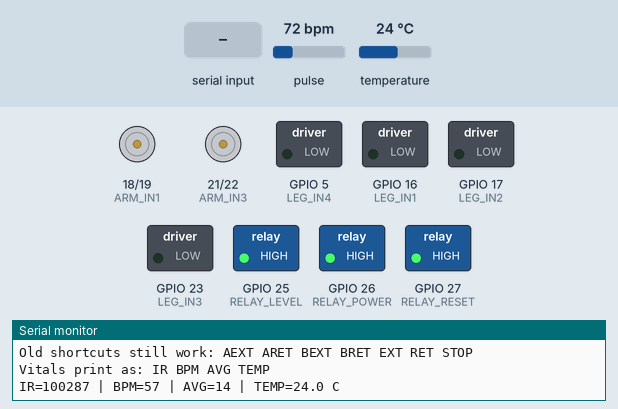
Simulated run of this sketch. Board: ESP32. Parts: motor-driver pin pairs drawn as motors (green arrow = first pin HIGH = forward, orange = second pin HIGH = backward, longer = more drive), switched loads named in the sketch (green lamp = pin HIGH), the last lines printed to the serial monitor. The inputs (shaded band) are chosen by the test bench; at power-on: pulse 72 bpm, temperature 24 °C.

Above: at 2.2 s.
2.3 s: "LEVEL\n" received over Serial
At 2.7 s:
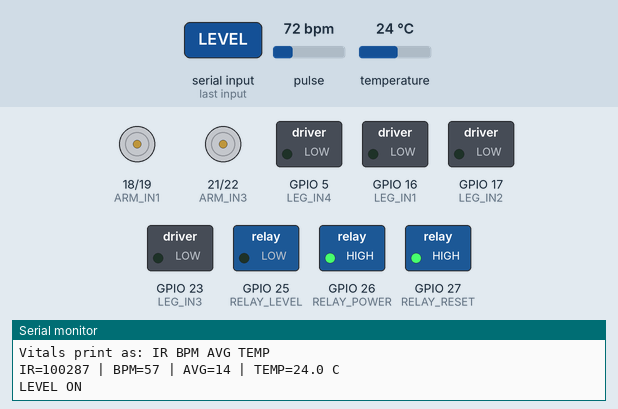
4.3 s: "POWER\n" received over Serial
At 4.6 s:
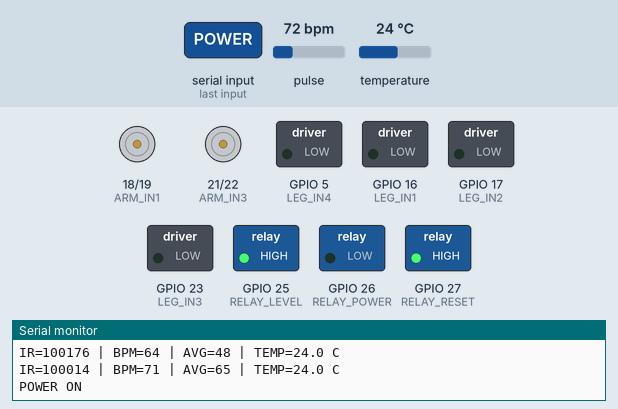
6.3 s: "RESET\n" received over Serial
At 6.7 s:
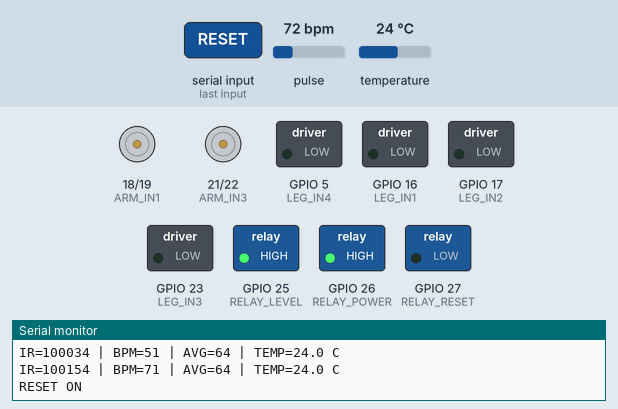
8.3 s: "AEXT\n" received over Serial
At 9.3 s:
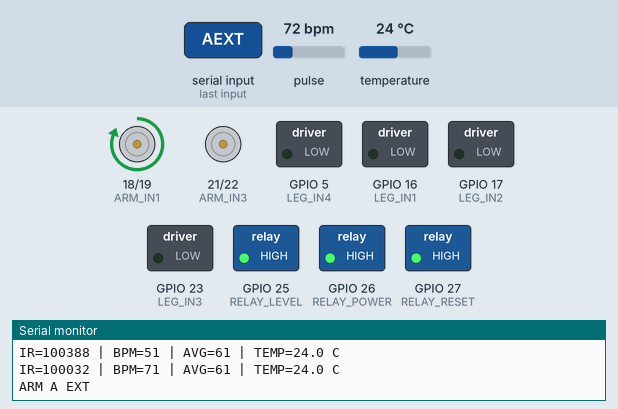
9.8 s: "ARET\n" received over Serial
At 10.4 s:
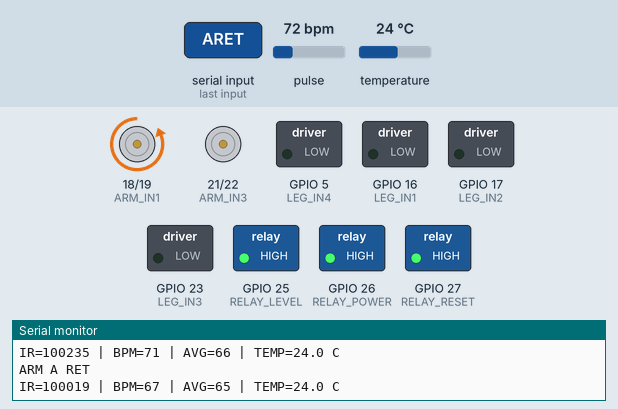
11.3 s: "BEXT\n" received over Serial
At 12.5 s:
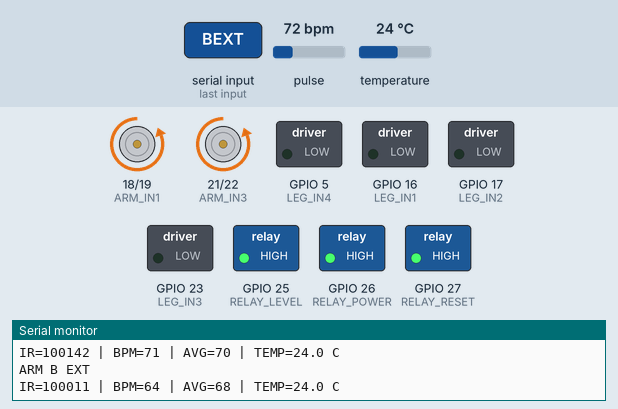
Timing chart, 0 to 13.8 s (numbered marks = the images above; inputs shaded):
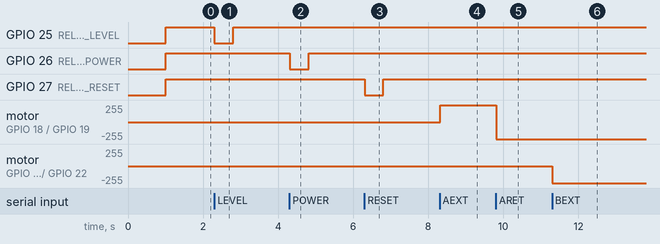

The sketch:

NEWFULLMAINCODE.ino
```cpp
// ESP32 full main code:
// - 3 relay outputs for glove/buttons
// - 2 L298N boards for arms and legs without ENA/ENB pins
// - MAX30102 heartbeat sensor
// - DS18B20 temperature sensor
//
// Serial Monitor:
//   Baud: 115200
//   Line ending: New Line

#include <Wire.h>
#include <MAX30105.h>
#include "heartRate.h"
#include <OneWire.h>
#include <DallasTemperature.h>

// Relay module pins.
#define RELAY_LEVEL 25
#define RELAY_POWER 26
#define RELAY_RESET 27

#define RELAY_ON LOW
#define RELAY_OFF HIGH

// MAX30102 heartbeat sensor pins.
#define MAX_SDA 32
#define MAX_SCL 33

// DS18B20 temperature sensor pin.
#define TEMP_PIN 14

// ARMS L298N pins.
// ENA and ENB are not used here because the jumper caps stay installed.
#define ARM_IN1 18
#define ARM_IN2 19
#define ARM_IN3 21
#define ARM_IN4 22

// LEGS L298N pins.
// For one leg actuator, use LEG_IN1/LEG_IN2 with OUT1/OUT2 first.
#define LEG_IN1 16
#define LEG_IN2 17
#define LEG_IN3 23
#define LEG_IN4 5

MAX30105 particleSensor;
OneWire oneWire(TEMP_PIN);
DallasTemperature tempSensor(&oneWire);

const byte RATE_SIZE = 4;
byte rates[RATE_SIZE];
byte rateSpot = 0;

long lastBeat = 0;
int bpm = 0;
int bpmAverage = 0;
float bodyTemp = 0.0;
unsigned long lastVitalsPrint = 0;
unsigned long lastTempRead = 0;
bool maxReady = false;
bool tempReady = false;

void setup() {
  Serial.begin(115200);
  delay(1000);

  pinMode(RELAY_LEVEL, OUTPUT);
  pinMode(RELAY_POWER, OUTPUT);
  pinMode(RELAY_RESET, OUTPUT);

  pinMode(ARM_IN1, OUTPUT);
  pinMode(ARM_IN2, OUTPUT);
  pinMode(ARM_IN3, OUTPUT);
  pinMode(ARM_IN4, OUTPUT);

  pinMode(LEG_IN1, OUTPUT);
  pinMode(LEG_IN2, OUTPUT);
  pinMode(LEG_IN3, OUTPUT);
  pinMode(LEG_IN4, OUTPUT);

  allRelaysOff();
  stopAllMotors();

  Wire.begin(MAX_SDA, MAX_SCL);
  if (!particleSensor.begin(Wire, I2C_SPEED_FAST)) {
    Serial.println("MAX30102 NOT FOUND");
    Serial.println("Check wiring: SDA=32 SCL=33 VCC=3.3V GND=GND");
  } else {
    particleSensor.setup(0x3F, 4, 2, 400, 411, 16384);
    particleSensor.setPulseAmplitudeRed(0x3F);
    particleSensor.setPulseAmplitudeIR(0x3F);
    particleSensor.setPulseAmplitudeGreen(0);
    maxReady = true;
    Serial.println("MAX30102 READY");
  }

  tempSensor.begin();
  if (tempSensor.getDeviceCount() > 0) {
    tempReady = true;
    Serial.print("DS18B20 READY, DEVICES FOUND: ");
    Serial.println(tempSensor.getDeviceCount());
  } else {
    Serial.println("DS18B20 NOT FOUND");
    Serial.println("Check wiring: RED=3.3V BLACK=GND YELLOW=GPIO14, 4.7k YELLOW to 3.3V");
  }

  Serial.println();
  Serial.println("ESP32 FULL MAIN CODE READY");
  Serial.println("Relay commands: LEVEL POWER RESET");
  Serial.println("Arms commands: ARMEXT ARMRET ARMAEXT ARMARET ARMBEXT ARMBRET");
  Serial.println("Legs commands: LEGEXT LEGRET LEG2EXT LEG2RET");
  Serial.println("Old shortcuts still work: AEXT ARET BEXT BRET EXT RET STOP");
  Serial.println("Vitals print as: IR BPM AVG TEMP");
}

void loop() {
  checkSerialCommand();
  readHeartbeat();
  readTemperature();
  printVitals();
  delay(5);
}

void checkSerialCommand() {
  if (!Serial.available()) return;

  String cmd = Serial.readStringUntil('\n');
  cmd.trim();
  cmd.toUpperCase();

  if (cmd.length() == 0) return;

  if (cmd == "LEVEL") {
    pulseRelay(RELAY_LEVEL, "LEVEL");
  } else if (cmd == "POWER") {
    pulseRelay(RELAY_POWER, "POWER");
  } else if (cmd == "RESET") {
    pulseRelay(RELAY_RESET, "RESET");

  } else if (cmd == "AEXT" || cmd == "ARMAEXT") {
    motorExtend(ARM_IN1, ARM_IN2);
    Serial.println("ARM A EXT");
  } else if (cmd == "ARET" || cmd == "ARMARET") {
    motorRetract(ARM_IN1, ARM_IN2);
    Serial.println("ARM A RET");
  } else if (cmd == "BEXT" || cmd == "EXT" || cmd == "ARMEXT" || cmd == "ARMBEXT") {
    motorRetract(ARM_IN3, ARM_IN4);
    Serial.println("ARM B EXT");
  } else if (cmd == "BRET" || cmd == "RET" || cmd == "ARMRET" || cmd == "ARMBRET") {
    motorExtend(ARM_IN3, ARM_IN4);
    Serial.println("ARM B RET");
  } else if (cmd == "LEGEXT") {
    motorExtend(LEG_IN1, LEG_IN2);
    Serial.println("LEG EXT");
  } else if (cmd == "LEGRET") {
    motorRetract(LEG_IN1, LEG_IN2);
    Serial.println("LEG RET");
  } else if (cmd == "LEG2EXT") {
    motorExtend(LEG_IN3, LEG_IN4);
    Serial.println("LEG 2 EXT");
  } else if (cmd == "LEG2RET") {
    motorRetract(LEG_IN3, LEG_IN4);
    Serial.println("LEG 2 RET");
  } else if (cmd == "STOP" || cmd == "ALLSTOP") {
    stopAllMotors();
    Serial.println("STOP");

  } else {
    Serial.print("UNKNOWN COMMAND: ");
    Serial.println(cmd);
    Serial.println("Use: LEVEL POWER RESET ARMEXT ARMRET LEGEXT LEGRET STOP");
  }
}

void readHeartbeat() {
  if (!maxReady) return;

  long irValue = particleSensor.getIR();

  if (irValue < 30000) {
    bpm = 0;
    bpmAverage = 0;
    rateSpot = 0;
    return;
  }

  if (checkForBeat(irValue)) {
    long delta = millis() - lastBeat;
    lastBeat = millis();

    float currentBPM = 60.0 / (delta / 1000.0);

    if (currentBPM >= 40 && currentBPM <= 180) {
      bpm = (int)currentBPM;

      rates[rateSpot++] = (byte)bpm;
      rateSpot %= RATE_SIZE;

      int total = 0;
      for (byte i = 0; i < RATE_SIZE; i++) {
        total += rates[i];
      }
      bpmAverage = total / RATE_SIZE;
    }
  }
}

void readTemperature() {
  if (!tempReady) return;
  if (millis() - lastTempRead < 1000) return;

  tempSensor.requestTemperatures();
  float tempC = tempSensor.getTempCByIndex(0);

  if (tempC == DEVICE_DISCONNECTED_C || tempC == 85.0 || tempC < -20 || tempC > 80) {
    bodyTemp = 0.0;
  } else {
    bodyTemp = tempC;
  }

  lastTempRead = millis();
}

void printVitals() {
  if (millis() - lastVitalsPrint < 500) return;

  long irValue = 0;
  if (maxReady) {
    irValue = particleSensor.getIR();
  }

  Serial.print("IR=");
  Serial.print(irValue);
  Serial.print(" | BPM=");
  Serial.print(bpm);
  Serial.print(" | AVG=");
  Serial.print(bpmAverage);
  Serial.print(" | TEMP=");
  if (tempReady && bodyTemp > 0.0) {
    Serial.print(bodyTemp, 1);
    Serial.println(" C");
  } else {
    Serial.println("N/A");
  }

  lastVitalsPrint = millis();
}

void pulseRelay(int pin, const char* name) {
  Serial.print(name);
  Serial.println(" ON");

  digitalWrite(pin, RELAY_ON);
  delay(500);
  digitalWrite(pin, RELAY_OFF);

  Serial.print(name);
  Serial.println(" OFF");
}

void allRelaysOff() {
  digitalWrite(RELAY_LEVEL, RELAY_OFF);
  digitalWrite(RELAY_POWER, RELAY_OFF);
  digitalWrite(RELAY_RESET, RELAY_OFF);
}

void motorExtend(int a, int b) {
  digitalWrite(a, HIGH);
  digitalWrite(b, LOW);
}

void motorRetract(int a, int b) {
  digitalWrite(a, LOW);
  digitalWrite(b, HIGH);
}

void motorStop(int a, int b) {
  digitalWrite(a, LOW);
  digitalWrite(b, LOW);
}

void stopAllMotors() {
  motorStop(ARM_IN1, ARM_IN2);
  motorStop(ARM_IN3, ARM_IN4);
  motorStop(LEG_IN1, LEG_IN2);
  motorStop(LEG_IN3, LEG_IN4);
}
```

Measured:
- after the input at 2.3 s, GPIO 25 (RELAY_LEVEL): HIGH → LOW at once, → HIGH 0.50 s later
- after the input at 4.3 s, GPIO 26 (RELAY_POWER): HIGH → LOW at once, → HIGH 0.50 s later
- after the input at 6.3 s, GPIO 27 (RELAY_RESET): HIGH → LOW at once, → HIGH 0.50 s later
- after the input at 8.3 s, motor on GPIO 18 (ARM_IN1) / GPIO 19 (ARM_IN2): stopped → forward 255/255 at once
- after the input at 9.8 s, motor on GPIO 18 (ARM_IN1) / GPIO 19 (ARM_IN2): forward 255/255 → backward 255/255 at once
- after the input at 11.3 s, motor on GPIO 21 (ARM_IN3) / GPIO 22 (ARM_IN4): stopped → backward 255/255 at once
